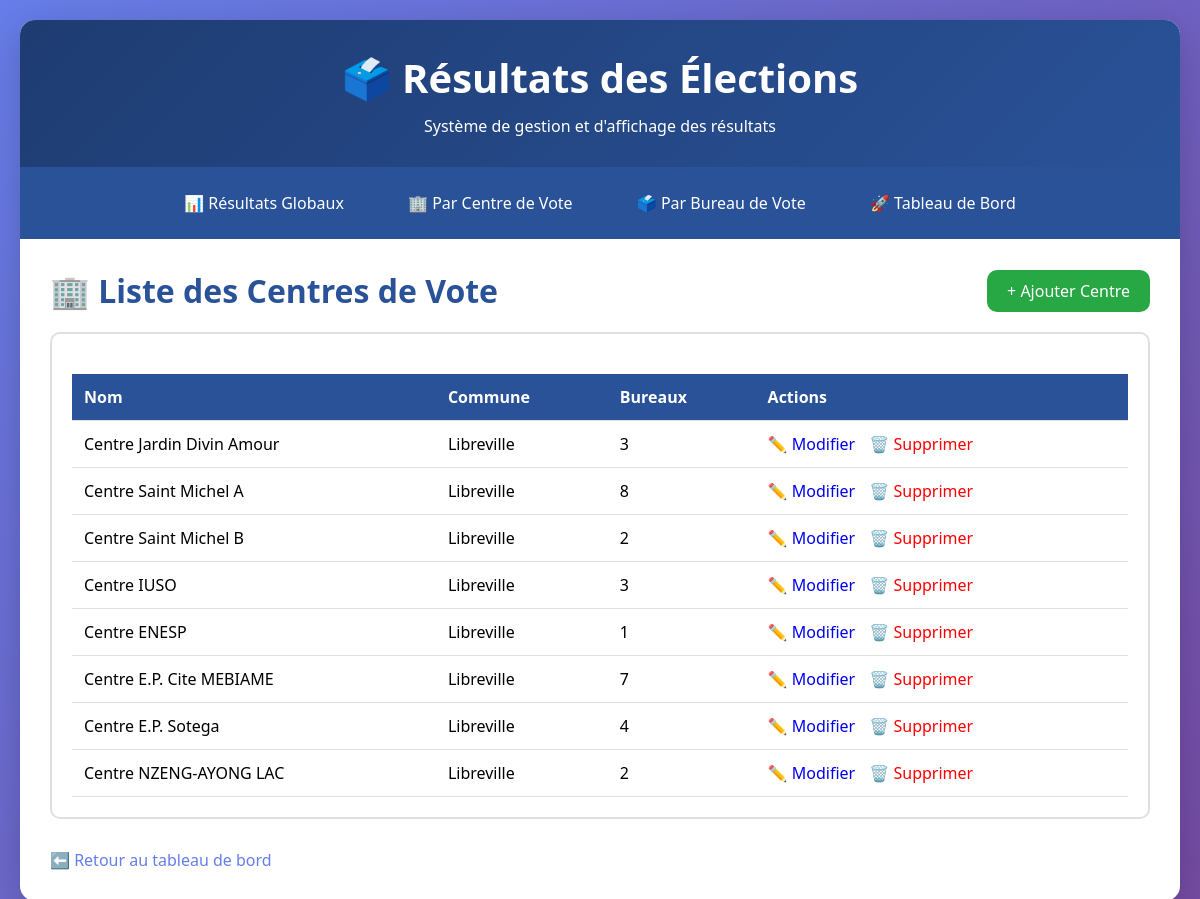
Screenshot of /elections/centres/liste/ with the database file from the repository.
### elections/models.py (models this page shows, shortened)
class CentreVote(models.Model):
    nom = models.CharField(max_length=200)
    adresse = models.TextField()
    commune = models.CharField(max_length=100)
    class Meta:
        verbose_name_plural = "Centres de vote"

### elections/views.py (the view)
# urls.py: path('centres/liste/', views.liste_centres, name='liste_centres'),
def liste_centres(request):
    centres = CentreVote.objects.all()
    return render(request, 'elections/gestion/liste_centres.html', {'centres': centres})

### elections/templates/elections/gestion/liste_centres.html
{% extends 'elections/base.html' %}
{% block content %}
<div style="display: flex; justify-content: space-between; align-items: center; margin-bottom: 20px;">
    <h1 style="color: #2a5298;">🏢 Liste des Centres de Vote</h1>
    <a href="{% url 'elections:ajouter_centre' %}" class="stat-card" style="padding: 10px 20px; text-decoration: none; font-size: 1em; background: #28a745;">+ Ajouter Centre</a>
</div>
<div class="centre-section">
    <table>
        <thead>
            <tr>
                <th>Nom</th>
                <th>Commune</th>
                <th>Bureaux</th>
                <th>Actions</th>
            </tr>
        </thead>
        <tbody>
            {% for centre in centres %}
            <tr>
                <td>{{ centre.nom }}</td>
                <td>{{ centre.commune }}</td>
                <td>{{ centre.bureaux.count }}</td>
                <td>
                    <a href="{% url 'elections:modifier_centre' centre.id %}" style="text-decoration: none; margin-right: 10px;">✏️ Modifier</a>
                    <a href="{% url 'elections:supprimer_centre' centre.id %}" style="color: red; text-decoration: none;">🗑️ Supprimer</a>
                </td>
            </tr>
            {% empty %}
            <tr>
                <td colspan="4" style="text-align: center; color: #666;">Aucun centre enregistré.</td>
            </tr>
            {% endfor %}
        </tbody>
    </table>
</div>
<div style="margin-top: 20px;">
    <a href="{% url 'elections:dashboard' %}" style="color: #667eea; text-decoration: none;">⬅️ Retour au tableau de bord</a>
</div>
{% endblock %}

### elections/templates/elections/base.html (shortened to what this page needs)
{% load static %}
<!DOCTYPE html>
<html lang="fr">
  <head>
    <link rel="stylesheet" href="{% static 'elections/css/style.css' %}" />
  </head>
  <body>
    <div class="container">
      <header>
        <h1>🗳️ Résultats des Élections</h1>
        <p>Système de gestion et d'affichage des résultats</p>
      </header>
      <nav>
        <a href="{% url 'elections:resultats_globaux' %}"
          >📊 Résultats Globaux</a
        >
        <a href="{% url 'elections:resultats_par_centre' %}">🏢 Par Centre de Vote</a>
        <a href="{% url 'elections:resultats_par_bureau' %}">🗳️ Par Bureau de Vote</a>
        <a href="{% url 'elections:dashboard' %}">🚀 Tableau de Bord</a>
      </nav>
      <div class="content">{% block content %}{% endblock %}</div>
    </div>
  </body>
</html>

### elections/static/elections/css/style.css (style rules this page uses)
* { margin: 0; padding: 0; box-sizing: border-box; }
body { font-family: "Segoe UI", Tahoma, Geneva, Verdana, sans-serif; background: linear-gradient(135deg, #667eea 0%, #764ba2 100%); min-height: 100vh; padding: 20px; }
.container { max-width: 1200px; margin: 0 auto; background: white; border-radius: 15px; box-shadow: 0 10px 40px rgba(0, 0, 0, 0.2); overflow: hidden; }
header { background: linear-gradient(135deg, #1e3c72 0%, #2a5298 100%); color: white; padding: 30px; text-align: center; }
header h1 { font-size: 2.5em; margin-bottom: 10px; }
nav { background: #2a5298; padding: 15px; text-align: center; }
nav a { color: white; text-decoration: none; padding: 10px 20px; margin: 0 10px; border-radius: 5px; transition: background 0.3s; display: inline-block; }
.content { padding: 30px; }
.stat-card { background: linear-gradient(135deg, #667eea 0%, #764ba2 100%); color: white; padding: 25px; border-radius: 10px; text-align: center; }
.centre-section { background: white; border: 2px solid #e0e0e0; border-radius: 10px; padding: 20px; margin-bottom: 30px; }
table { width: 100%; border-collapse: collapse; margin-top: 20px; }
th, td { padding: 12px; text-align: left; border-bottom: 1px solid #e0e0e0; }
th { background: #2a5298; color: white; font-weight: bold; }

### rows the page displays
CentreVote: nom "Centre Jardin Divin Amour", commune "Libreville", bureaux.count "3"
CentreVote: nom "Centre Saint Michel A", commune "Libreville", bureaux.count "8"
CentreVote: nom "Centre Saint Michel B", commune "Libreville", bureaux.count "2"
CentreVote: nom "Centre IUSO", commune "Libreville", bureaux.count "3"
CentreVote: nom "Centre ENESP", commune "Libreville", bureaux.count "1"
CentreVote: nom "Centre E.P. Cite MEBIAME", commune "Libreville", bureaux.count "7"
CentreVote: nom "Centre E.P. Sotega", commune "Libreville", bureaux.count "4"
CentreVote: nom "Centre NZENG-AYONG LAC", commune "Libreville", bureaux.count "2"
